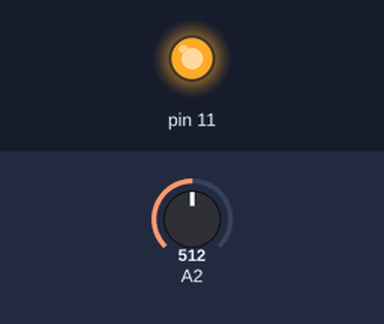
Simulated run of this sketch. Board: Arduino Uno, built with avr-gcc and run on an emulated ATmega328P. Parts: output pins drawn as LEDs (lit = HIGH). Inputs (shaded band) come from the test bench; at power-on: A2 = 512. What the sketch prints to the serial monitor is not drawn.

Above: at 0.1 s.
Timing chart, 0 to 1.6 s (numbered marks = the images above):
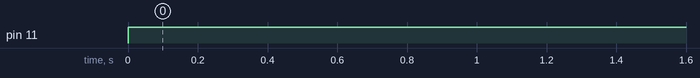

The sketch:

Tube_Liquid_Sensor_Test.ino
```cpp
#include "BubbleSensor.h"
BubbleSensor Bubble(A2,11);
void setup() {
  // put your setup code here, to run once:
  Serial.begin(115200);
  Bubble.setupBS();
}

void loop() {
  // put your main code here, to run repeatedly:
  Bubble.Status();
  delay(300);
}
```

BubbleSensor.cpp
```cpp
#include <Arduino.h>
#include "BubbleSensor.h"


  void BubbleSensor:: setupBS() {

    //Serial.begin(9600);
    pinMode(Output, OUTPUT);
  }


  int BubbleSensor:: Status(){
    digitalWrite(Output,HIGH);
    float sensorValue = analogRead(Input);
    float total = 0;
    for (int i=0; i<20; i++) {
      total = total + analogRead(Input);
    }
    average = total/20;
    Serial.println(average);
  //   if (average < 800) {
  //     Serial.println("Tube present, no liquid");
  //     return 1;
  //   }
  //   else if (average > 984) {
  //     Serial.println("Tube and liquid present");
  //     return 2;
  //   }
  //   else if (average > 975 && average < 984){
  //     Serial.println("No tube present");
  //     return 3;
  //   }
  //   else {
  //     return 0;
  //   }
  //  delay(500);
  };
```

BubbleSensor.h
```cpp
#ifndef BubbleSensor_h
#define BubbleSensor_h

#include <Arduino.h>

class BubbleSensor
{

  private:
  int Input;
  int Output;

  public:
  float average;
  BubbleSensor(int in, int out) {Input = in; Output = out;};
  // Constructor with 2 inputs which connect to the pins

  void setupBS();
  // Sets up the Bubble sensor (to be used in void setup())

  int Status();
  // Reads the sensor
  // Returns 1 when there is tube but no luquid, 2 when there is tube and liquid, 3 when there is no tube
};
  #endif
```

Measured:
- by itself, pin 11: LOW → HIGH at 0.00 s
